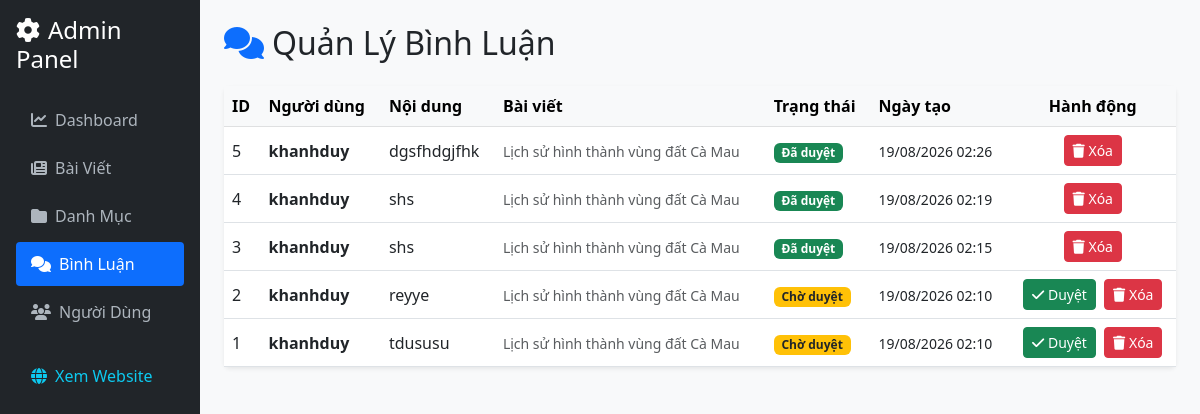
Page /admin/comments.php on the committed database.
### tables this page shows
CREATE TABLE `comments` (
  `id` int(11) NOT NULL,
  `article_id` int(11) NOT NULL,
  `user_name` varchar(100) NOT NULL,
  `content` text NOT NULL,
  `created_at` timestamp NOT NULL DEFAULT current_timestamp(),
  `status` varchar(20) DEFAULT 'approved'
);

CREATE TABLE `articles` (
  `id` int(11) NOT NULL,
  `category_id` int(11) DEFAULT NULL,
  `title` varchar(255) NOT NULL,
  `content` text NOT NULL,
  `image` varchar(255) DEFAULT NULL,
  `views` int(11) DEFAULT 0,
  `created_at` timestamp NOT NULL DEFAULT current_timestamp()
);

### classes/Comment.php (called while the page is built, shortened)
<?php
require_once __DIR__ . '/../config/db.php';
class Comment {
    public static function getAll($conn = null) {
        global $pdo;
        $db = $conn ?? $pdo;
        $sql = "SELECT c.*, a.title as article_title
                FROM comments c
                LEFT JOIN articles a ON c.article_id = a.id
                ORDER BY c.created_at DESC";
        return $db->query($sql)->fetchAll(PDO::FETCH_ASSOC);
    }
}
?>

### admin/comments.php (the view, shortened to what this page needs)
<?php
require_once __DIR__ . '/../config/db.php';
require_once __DIR__ . '/../classes/Comment.php';
$comments = Comment::getAll();
?>
<!DOCTYPE html>
<html lang="vi">
<head>
    <link href="https://cdn.jsdelivr.net/npm/bootstrap@5.3.0/dist/css/bootstrap.min.css" rel="stylesheet">
    <link rel="stylesheet" href="https://cdnjs.cloudflare.com/ajax/libs/font-awesome/6.4.0/css/all.min.css">
</head>
<body>
<div class="container-fluid">
    <div class="row">
        <div class="col-md-3 col-lg-2 sidebar p-3">
            <h4 class="text-white mb-4"><i class="fa-solid fa-gear me-2"></i>Admin Panel</h4>
            <ul class="nav flex-column gap-1">
                <li class="nav-item"><a href="index.php"><i class="fa-solid fa-chart-line me-2"></i>Dashboard</a></li>
                <li class="nav-item"><a href="articles.php"><i class="fa-solid fa-newspaper me-2"></i>Bài Viết</a></li>
                <li class="nav-item"><a href="categories.php"><i class="fa-solid fa-folder me-2"></i>Danh Mục</a></li>
                <li class="nav-item"><a href="comments.php" class="active"><i class="fa-solid fa-comments me-2"></i>Bình Luận</a></li>
                <li class="nav-item"><a href="users.php"><i class="fa-solid fa-users me-2"></i>Người Dùng</a></li>
                <li class="nav-item mt-3"><a href="../index.php" class="text-info"><i class="fa-solid fa-globe me-2"></i>Xem Website</a></li>
            </ul>
        </div>
        <div class="col-md-9 col-lg-10 p-4">
            <h2 class="mb-4"><i class="fa-solid fa-comments me-2 text-primary"></i>Quản Lý Bình Luận</h2>
            <div class="card shadow-sm border-0">
                <div class="card-body p-0">
                    <div class="table-responsive">
                        <table class="table table-hover align-middle mb-0">
                            <thead class="table-light">
                                <tr>
                                    <th>ID</th>
                                    <th>Người dùng</th>
                                    <th>Nội dung</th>
                                    <th>Bài viết</th>
                                    <th>Trạng thái</th>
                                    <th>Ngày tạo</th>
                                    <th class="text-center">Hành động</th>
                                </tr>
                            </thead>
                            <tbody>
                                <?php if (!empty($comments)): ?>
                                    <?php foreach ($comments as $c): ?>
                                        <tr>
                                            <td><?= $c['id'] ?></td>
                                            <td><strong><?= htmlspecialchars($c['user_name'] ?? 'Khách') ?></strong></td>
                                            <td style="max-width: 250px;"><?= htmlspecialchars($c['content']) ?></td>
                                            <td><small class="text-muted"><?= htmlspecialchars($c['article_title'] ?? 'Bài viết #' . $c['article_id']) ?></small></td>
                                            <td>
                                                <?php if (($c['status'] ?? '') === 'approved'): ?>
                                                    <span class="badge bg-success">Đã duyệt</span>
                                                <?php else: ?>
                                                    <span class="badge bg-warning text-dark">Chờ duyệt</span>
                                                <?php endif; ?>
                                            </td>
                                            <td><small><?= date('d/m/Y H:i', strtotime($c['created_at'])) ?></small></td>
                                            <td class="text-center">
                                                <?php if (($c['status'] ?? '') !== 'approved'): ?>
                                                    <a href="comments.php?action=approve&id=<?= $c['id'] ?>" class="btn btn-sm btn-success me-1"><i class="fa-solid fa-check"></i> Duyệt</a>
                                                <?php endif; ?>
                                                <a href="comments.php?action=delete&id=<?= $c['id'] ?>" class="btn btn-sm btn-danger" onclick="return confirm('Ní có chắc muốn xóa bình luận này?')"><i class="fa-solid fa-trash"></i> Xóa</a>
                                            </td>
                                        </tr>
                                    <?php endforeach; ?>
                                <?php else: ?>
                                    <tr><td colspan="7" class="text-center py-4 text-muted">Chưa có bình luận nào!</td></tr>
                                <?php endif; ?>
                            </tbody>
                        </table>
                    </div>
                </div>
            </div>
        </div>
    </div>
</div>
</body>
</html>

### admin/comments.php (style rules this page uses)
body { background-color: #f8f9fa; }
.sidebar { min-height: 100vh; background-color: #212529; color: #fff; }
.sidebar a { color: #adb5bd; text-decoration: none; display: block; padding: 10px 15px; border-radius: 4px; }
.sidebar a:hover, .sidebar a.active { color: #fff; background-color: #0d6efd; }

### rows in the picture
comments: id "5", user_name "khanhduy", content "dgsfhdgjfhk", article.title "Lịch sử hình thành vùng đất Cà Mau", status "Đã duyệt", created_at "19/08/2026 02:26"
comments: id "4", user_name "khanhduy", content "shs", article.title "Lịch sử hình thành vùng đất Cà Mau", status "Đã duyệt", created_at "19/08/2026 02:19"
comments: id "3", user_name "khanhduy", content "shs", article.title "Lịch sử hình thành vùng đất Cà Mau", status "Đã duyệt", created_at "19/08/2026 02:15"
comments: id "2", user_name "khanhduy", content "reyye", article.title "Lịch sử hình thành vùng đất Cà Mau", status "Chờ duyệt", created_at "19/08/2026 02:10"
comments: id "1", user_name "khanhduy", content "tdususu", article.title "Lịch sử hình thành vùng đất Cà Mau", status "Chờ duyệt", created_at "19/08/2026 02:10"
